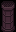

This is a level from a 2D game, rendered from its Tiled map with the project's own tilesets. A one-line summary and the complete map file follow:
An orthogonal 1x2 tile map with 16x16 px tiles, 1 tile layer (Capa de Patrones 1).

<map version="1.0" tiledversion="2017.07.26" orientation="orthogonal" renderorder="right-down" width="1" height="2" tilewidth="16" tileheight="16" nextobjectid="1">
 <tileset firstgid="1" source="tileset.tsx" />
 <layer name="Capa de Patrones 1" width="1" height="2">
  <data>
   <tile gid="190" />
   <tile gid="206" />
  </data>
 </layer>
</map>
